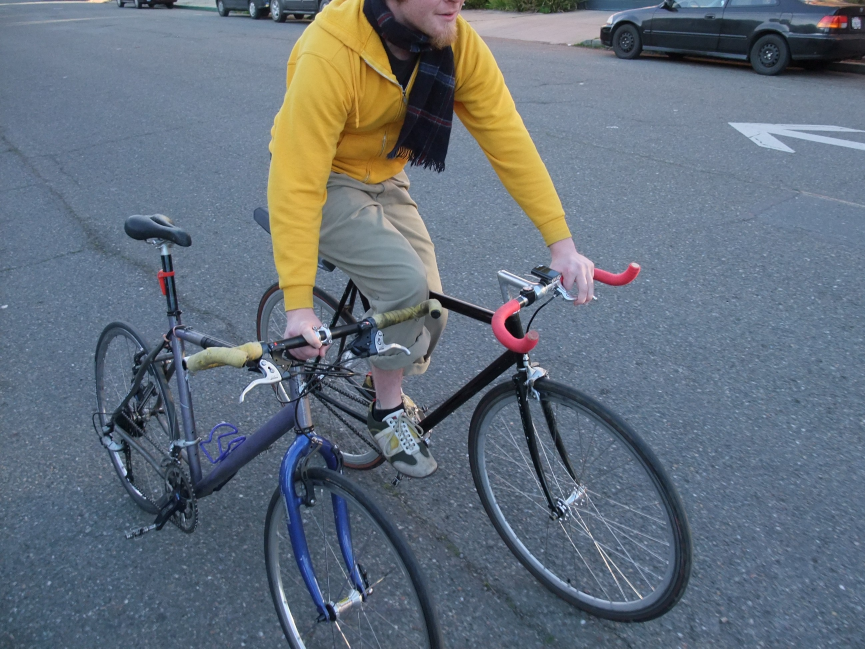
#> input picture dataset/F6SIS3BGKLISKR6.jpg, 2595 x 1946 px (shown at 1/3 size)
$ python resize.py
#> lines starting #> are read from the running program, lines starting #| are printed output that depends on the picture
from PIL import Image
import easygui # pip install easygui

'''
TITLE: DE-10 SECURITY SYSTEM - IMAGE RESIZE UTILITY
GROUP: Richard Augustine (251275608), Clarrie Wang (251292784)
COURSE: Microprocessors & Microcomputers (ECE 3375)
PROFESSORS: Dr. Ken McIssac, Dr. Anestis Dounavis
DATE OF SUBMISSION: April 4, 2026

DESCRIPTION: this script resizes an input image to 320x240 pixels, to be
used as input for the image conversion utility (convert.py).
'''

input_file = easygui.fileopenbox(title='Select Original File', filetypes=["*.jpg", "*.png"])
#> the answer given: dataset/F6SIS3BGKLISKR6.jpg
output_path = easygui.filesavebox(title='Save File to...', default='resized_image.jpg')

if input_file and output_path:
    try:
        with Image.open(input_file) as img:
            # Convert to RGB to strip Alpha channels (prevents errors with PNG -> JPG)
#> img is the input picture: PIL image 2595x1946 RGB; mean R, G, B 100.5, 111.3, 123.1
            img = img.convert("RGB")

            # Resize to the exact VGA buffer dimensions
            resized_img = img.resize((320, 240), Image.Resampling.LANCZOS)
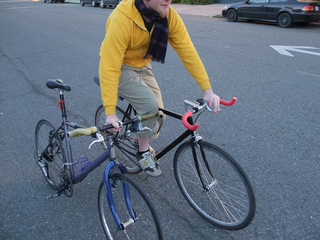
#> resized_img: PIL image 320x240 RGB; mean R, G, B 100.5, 111.3, 123.1

            resized_img.save(output_path)
            print(f"Success! Saved to: {output_path}\nDimensions: 320x240", "Process Complete")

    except Exception as e:
        easygui.exceptionbox(f"Error occurred: {e}")
else:
    print("Operation cancelled by user.")
